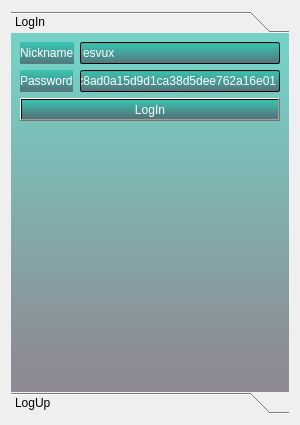
<?xml version="1.0" encoding="UTF-8"?>
<ui version="4.0">
 <class>DialogLogin</class>
 <widget class="QDialog" name="DialogLogin">
  <property name="geometry">
   <rect>
    <x>0</x>
    <y>0</y>
    <width>300</width>
    <height>425</height>
   </rect>
  </property>
  <property name="windowTitle">
   <string>Dialog</string>
  </property>
  <layout class="QGridLayout" name="gridLayout">
   <item row="0" column="0">
    <widget class="QToolBox" name="toolBox">
     <property name="frameShape">
      <enum>QFrame::NoFrame</enum>
     </property>
     <property name="frameShadow">
      <enum>QFrame::Plain</enum>
     </property>
     <property name="currentIndex">
      <number>0</number>
     </property>
     <property name="tabSpacing">
      <number>0</number>
     </property>
     <widget class="QWidget" name="pageLogIn">
      <property name="geometry">
       <rect>
        <x>0</x>
        <y>0</y>
        <width>282</width>
        <height>351</height>
       </rect>
      </property>
      <property name="styleSheet">
       <string notr="true">background-color: qlineargradient(spread:pad, x1:0.5, y1:1, x2:0.5, y2:0, stop:0.0700935 rgba(47, 41, 61, 130), stop:0.929907 rgba(0, 180, 156, 130));
color: rgb(255, 255, 255);</string>
      </property>
      <attribute name="label">
       <string>LogIn</string>
      </attribute>
      <layout class="QFormLayout" name="formLayout">
       <item row="0" column="0">
        <widget class="QLabel" name="lbl_Login_Nickname">
         <property name="text">
          <string>Nickname</string>
         </property>
        </widget>
       </item>
       <item row="0" column="1">
        <widget class="QLineEdit" name="edt_Login_Nickname">
         <property name="text">
          <string>esvux</string>
         </property>
         <property name="placeholderText">
          <string>Nickname</string>
         </property>
        </widget>
       </item>
       <item row="1" column="0">
        <widget class="QLabel" name="lbl_Login_Pass">
         <property name="text">
          <string>Password</string>
         </property>
        </widget>
       </item>
       <item row="1" column="1">
        <widget class="QLineEdit" name="edt_Login_Pass">
         <property name="text">
          <string>62c8ad0a15d9d1ca38d5dee762a16e01</string>
         </property>
         <property name="placeholderText">
          <string>Password</string>
         </property>
        </widget>
       </item>
       <item row="2" column="0" colspan="2">
        <widget class="QPushButton" name="btnLogIn">
         <property name="text">
          <string>LogIn</string>
         </property>
        </widget>
       </item>
      </layout>
     </widget>
     <widget class="QWidget" name="pageLogUp">
      <property name="geometry">
       <rect>
        <x>0</x>
        <y>0</y>
        <width>282</width>
        <height>351</height>
       </rect>
      </property>
      <property name="styleSheet">
       <string notr="true">background-color: qlineargradient(spread:pad, x1:0.5, y1:1, x2:0.5, y2:0, stop:0.0700935 rgba(47, 41, 61, 130), stop:0.929907 rgba(0, 180, 156, 130));
color: rgb(255, 255, 255);</string>
      </property>
      <attribute name="label">
       <string>LogUp</string>
      </attribute>
      <layout class="QFormLayout" name="formLayout_2">
       <item row="0" column="0" colspan="2">
        <widget class="QLabel" name="lbl_Logup_Nickname">
         <property name="text">
          <string>Nickname</string>
         </property>
        </widget>
       </item>
       <item row="1" column="1">
        <widget class="QLineEdit" name="edt_Logup_Nickname"/>
       </item>
       <item row="2" column="0" colspan="2">
        <widget class="QLabel" name="lbl_Logup_Nombre">
         <property name="text">
          <string>Nombre</string>
         </property>
        </widget>
       </item>
       <item row="3" column="1">
        <widget class="QLineEdit" name="edt_Logup_Nombre"/>
       </item>
       <item row="4" column="0" colspan="2">
        <widget class="QLabel" name="lbl_Logup_Correo">
         <property name="text">
          <string>Correo</string>
         </property>
        </widget>
       </item>
       <item row="5" column="1">
        <widget class="QLineEdit" name="edt_Logup_Correo"/>
       </item>
       <item row="6" column="0" colspan="2">
        <widget class="QLabel" name="lbl_Logup_Pass">
         <property name="text">
          <string>Password</string>
         </property>
        </widget>
       </item>
       <item row="7" column="1">
        <widget class="QLineEdit" name="edt_Logup_Pass"/>
       </item>
       <item row="8" column="1">
        <widget class="QPushButton" name="btnLogUp">
         <property name="text">
          <string>LogUp</string>
         </property>
        </widget>
       </item>
      </layout>
     </widget>
    </widget>
   </item>
  </layout>
 </widget>
 <resources/>
 <connections/>
</ui>
